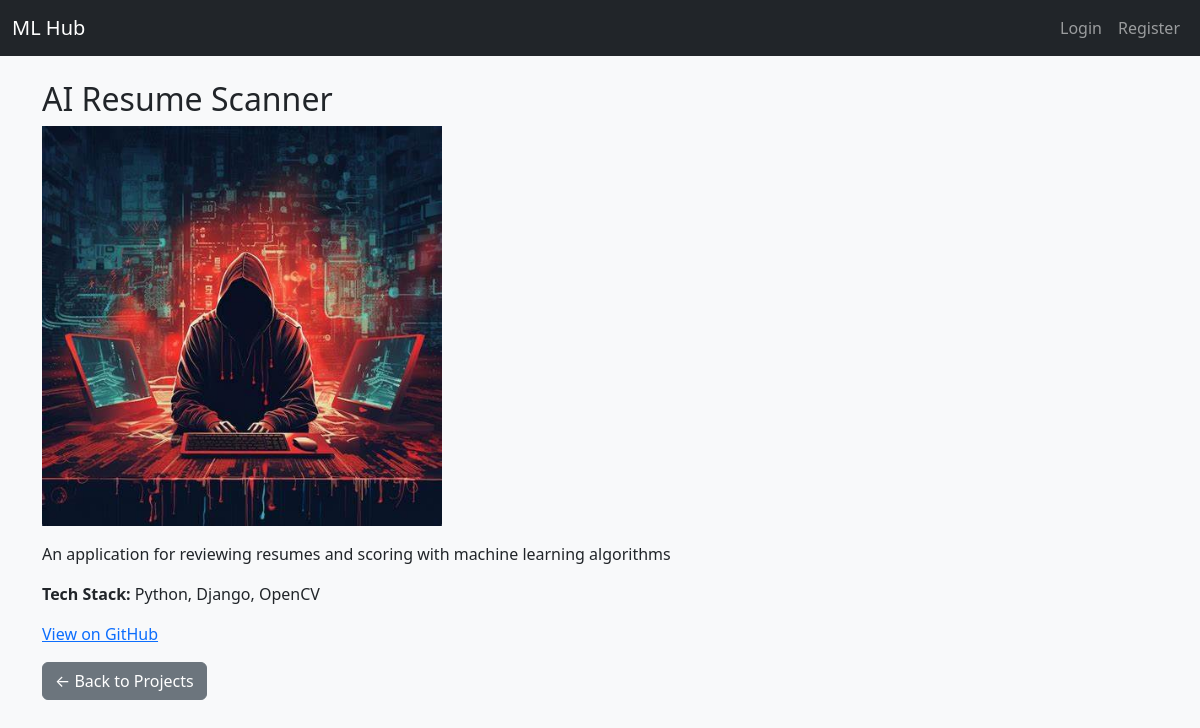
Page /2/ on the committed database.
### projects/models.py (models this page shows, shortened)
class MLproject(models.Model):
    title = models.CharField(max_length=200)
    description = models.TextField()
    tech_stack = models.CharField(max_length=200)
    github_link = models.URLField()
    image = models.ImageField(upload_to='project_images/', null=True, blank=True)
    created_at = models.DateTimeField(default=timezone.now)

### projects/views.py (the view)
# urls.py: path('<int:pk>/', views.project_detail, name='project_detail'),
def project_detail(request, pk):
    project = get_object_or_404(MLproject, pk=pk)
    return render(request, 'projects/project_detail.html', {'project': project})

### projects/templates/projects/project_detail.html (shortened to what this page needs)
{% extends 'projects/base.html' %}
{% block content %}
<h2>{{ project.title }}</h2>
{% if project.image %}
    <img src="{{ project.image.url }}" alt="{{ project.title }}" class="img-fluid mb-3" style="max-width: 400px;">
{% endif %}
<p>{{ project.description }}</p>
<p><strong>Tech Stack:</strong> {{ project.tech_stack }}</p>
<a href="{{ project.github_link }}" target="_blank">View on GitHub</a><br>
<a href="{% url 'project_list' %}" class="btn btn-secondary mt-3">← Back to Projects</a>
{% endblock %}

### rows in the picture
MLproject: title "AI Resume Scanner", image (picture), description "An application for reviewing resumes and scoring with machine learning algorithms", tech_stack "Python, Django, OpenCV"
